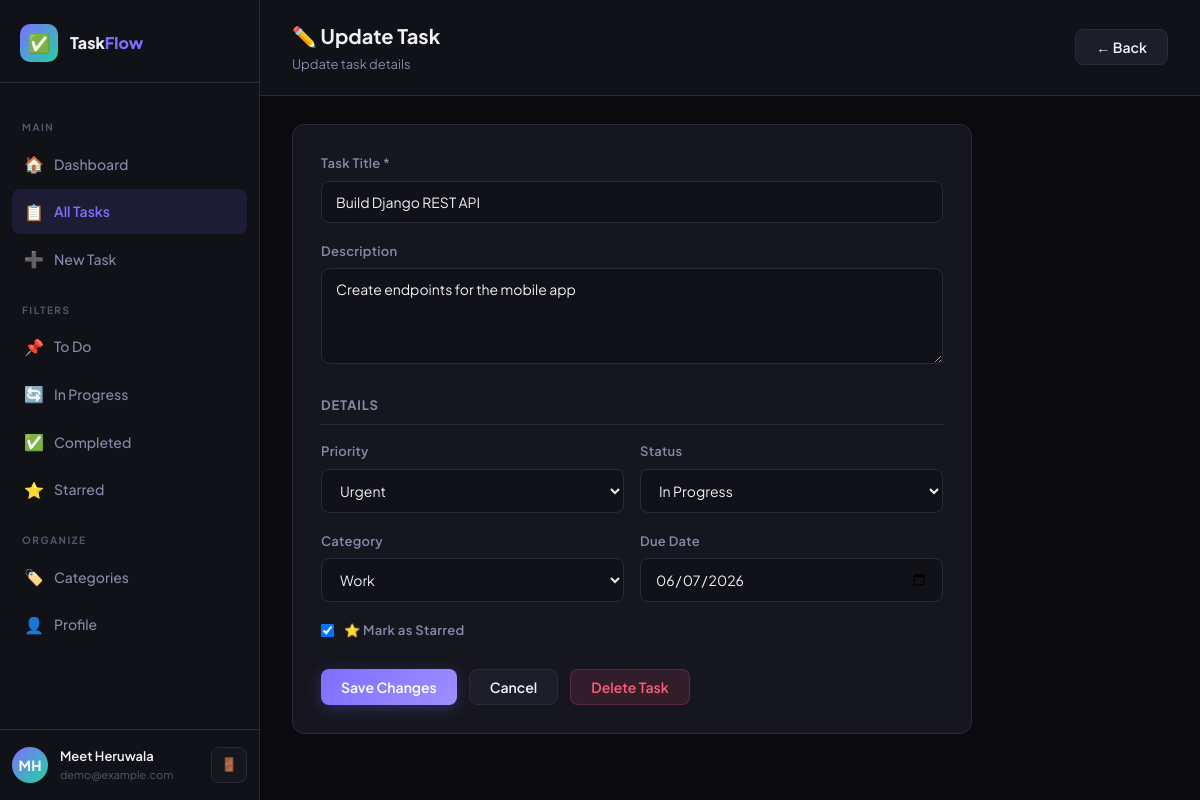
The page /tasks/1/edit/ (signed in) on the database its author committed.
### tasks/models.py (models this page shows, shortened)
class Task(models.Model):
    PRIORITY_CHOICES = [
        ('low', 'Low'),
        ('medium', 'Medium'),
        ('high', 'High'),
        ('urgent', 'Urgent'),
    ]
    STATUS_CHOICES = [
        ('todo', 'To Do'),
        ('in_progress', 'In Progress'),
        ('completed', 'Completed'),
        ('cancelled', 'Cancelled'),
    ]
    title = models.CharField(max_length=200)
    description = models.TextField(blank=True)
    user = models.ForeignKey(User, on_delete=models.CASCADE, related_name='tasks')
    category = models.ForeignKey(Category, on_delete=models.SET_NULL, null=True, blank=True, related_name='tasks')
    priority = models.CharField(max_length=10, choices=PRIORITY_CHOICES, default='medium')
    status = models.CharField(max_length=15, choices=STATUS_CHOICES, default='todo')
    due_date = models.DateField(null=True, blank=True)
    created_at = models.DateTimeField(auto_now_add=True)
    updated_at = models.DateTimeField(auto_now=True)
    is_starred = models.BooleanField(default=False)
    class Meta:
        ordering = ['-created_at']

### tasks/views.py (the view)
# urls.py: path('<int:pk>/edit/', views.task_edit, name='task_edit'),
@login_required
def task_edit(request, pk):
    task = get_object_or_404(Task, pk=pk, user=request.user)
    if request.method == 'POST':
        form = TaskForm(request.user, request.POST, instance=task)
        if form.is_valid():
            form.save()
            messages.success(request, f'Task "{task.title}" updated successfully!')
            return redirect('task_list')
    else:
        form = TaskForm(request.user, instance=task)
    return render(request, 'tasks/task_form.html', {
        'form': form,
        'task': task,
        'action': 'Update',
        'page': 'tasks',
    })

### tasks/forms.py
class TaskForm(forms.ModelForm):
    class Meta:
        model = Task
        fields = ['title', 'description', 'category', 'priority', 'status', 'due_date', 'is_starred']
        widgets = {
            'title': forms.TextInput(attrs={'class': 'form-input', 'placeholder': 'Task title...'}),
            'description': forms.Textarea(attrs={'class': 'form-input', 'rows': 4, 'placeholder': 'Description (optional)...'}),
            'category': forms.Select(attrs={'class': 'form-select'}),
            'priority': forms.Select(attrs={'class': 'form-select'}),
            'status': forms.Select(attrs={'class': 'form-select'}),
            'due_date': forms.DateInput(attrs={'class': 'form-input', 'type': 'date'}),
            'is_starred': forms.CheckboxInput(attrs={'class': 'form-checkbox'}),
        }
    def __init__(self, user, *args, **kwargs):
        super().__init__(*args, **kwargs)
        self.fields['category'].queryset = Category.objects.filter(user=user)
        self.fields['category'].empty_label = 'No Category'

### tasks/models.py (called while the page is built)
    def __str__(self):
        return self.name

### templates/tasks/task_form.html (shortened to what this page needs)
{% extends 'layout.html' %}
{% block content %}
<div class="page-header">
  <div class="page-header-left">
    <h2>{% if action == 'Create' %}➕{% else %}✏️{% endif %} {{ action }} Task</h2>
    <p>{% if action == 'Create' %}Add a new task to your list{% else %}Update task details{% endif %}</p>
  </div>
  <div class="page-header-right">
    <a href="{% url 'task_list' %}" class="btn btn-secondary">← Back</a>
  </div>
</div>
<div class="page-body">
  <div class="form-card">
    <form method="post">
      <div class="form-group">
        <label class="form-label">Task Title *</label>
        {{ form.title }}
      </div>
      <div class="form-group">
        <label class="form-label">Description</label>
        {{ form.description }}
      </div>
      <div class="form-section-title">Details</div>
      <div class="form-row">
        <div class="form-group">
          <label class="form-label">Priority</label>
          {{ form.priority }}
        </div>
        <div class="form-group">
          <label class="form-label">Status</label>
          {{ form.status }}
        </div>
      </div>
      <div class="form-row">
        <div class="form-group">
          <label class="form-label">Category</label>
          {{ form.category }}
        </div>
        <div class="form-group">
          <label class="form-label">Due Date</label>
          {{ form.due_date }}
        </div>
      </div>
      <div class="form-group" style="display:flex;align-items:center;gap:10px;">
        {{ form.is_starred }}
        <label class="form-label" style="margin:0;">⭐ Mark as Starred</label>
      </div>
      <div class="form-actions">
        <button type="submit" class="btn btn-primary">{% if action == 'Create' %}Create Task{% else %}Save Changes{% endif %}</button>
        <a href="{% url 'task_list' %}" class="btn btn-secondary">Cancel</a>
        {% if task %}<a href="{% url 'task_delete' task.pk %}" class="btn btn-danger">Delete Task</a>{% endif %}
      </div>
    </form>
  </div>
</div>
{% endblock %}

### templates/layout.html (shortened to what this page needs)
{% extends 'base.html' %}
{% load static %}
{% block body %}
<div class="app-layout">
  <aside class="sidebar" id="sidebar">
    <div class="sidebar-logo">
      <div class="logo-icon">✅</div>
      <span>Task<em>Flow</em></span>
    </div>
    <nav class="sidebar-nav">
      <div class="nav-section-label">Main</div>
      <a href="{% url 'dashboard' %}" class="nav-item {% if page == 'dashboard' %}active{% endif %}">
        <span class="nav-icon">🏠</span> Dashboard
      </a>
      <a href="{% url 'task_list' %}" class="nav-item {% if page == 'tasks' %}active{% endif %}">
        <span class="nav-icon">📋</span> All Tasks
      </a>
      <a href="{% url 'task_create' %}" class="nav-item">
        <span class="nav-icon">➕</span> New Task
      </a>
      <div class="nav-section-label">Filters</div>
      <a href="{% url 'task_list' %}?status=todo" class="nav-item">
        <span class="nav-icon">📌</span> To Do
      </a>
      <a href="{% url 'task_list' %}?status=in_progress" class="nav-item">
        <span class="nav-icon">🔄</span> In Progress
      </a>
      <a href="{% url 'task_list' %}?status=completed" class="nav-item">
        <span class="nav-icon">✅</span> Completed
      </a>
      <a href="{% url 'task_list' %}?starred=1" class="nav-item">
        <span class="nav-icon">⭐</span> Starred
      </a>
      <div class="nav-section-label">Organize</div>
      <a href="{% url 'category_list' %}" class="nav-item {% if page == 'categories' %}active{% endif %}">
        <span class="nav-icon">🏷️</span> Categories
      </a>
      <a href="{% url 'profile' %}" class="nav-item {% if page == 'profile' %}active{% endif %}">
        <span class="nav-icon">👤</span> Profile
      </a>
    </nav>
    <div class="sidebar-user">
      <div class="user-avatar">{{ request.user.first_name|first|upper }}{{ request.user.last_name|first|upper }}</div>
      <div class="user-info">
        <div class="user-name">{{ request.user.get_full_name|default:request.user.username }}</div>
        <div class="user-email">{{ request.user.email|truncatechars:22 }}</div>
      </div>
      <div class="user-actions">
        <form method="post" action="{% url 'logout' %}">
          <button type="submit" class="btn-icon" title="Logout">🚪</button>
        </form>
      </div>
    </div>
  </aside>
  <main class="main-content">
    {% block content %}{% endblock %}
  </main>
</div>
{% endblock %}

### rows shown on the page
Task: title "Build Django REST API", description "Create endpoints for the mobile app", priority "Urgent", status "In Progress", category "Work", due_date "06/07/2026", is_starred "☑"

### other values the page prints
{{ request.user.first_name|first|upper }} "M"
{{ request.user.last_name|first|upper }} "H"
{{ request.user.get_full_name|default:request.user.username }} "Meet Heruwala"
{{ request.user.email|truncatechars:22 }} "demo@example.com"
{{ action }} "Update"
